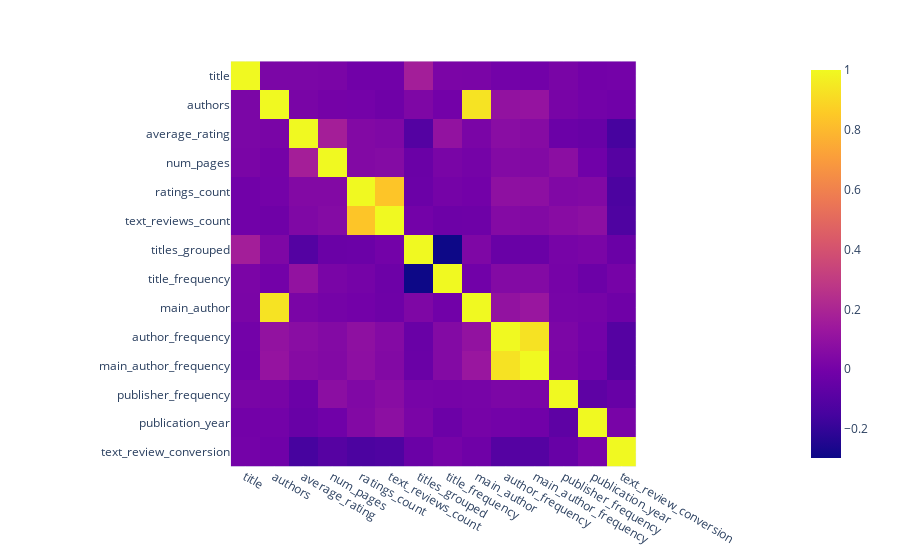

Notebook source saved alongside this figure:
### Code cell
px.imshow(df_numeric.corr())

### Figure 1 — Plotly figure (JSON) as saved in the notebook; plotly's stock layout.template omitted (floating-point values rounded to 4 significant figures; data arrays with more than 128 entries replaced by an {"elided": "..."} marker saying what was removed)
{"data": [{"coloraxis": "coloraxis", "hovertemplate": "x: %{x}<br>y: %{y}<br>color: %{z}<extra></extra>", "name": "0", "type": "heatmap", "x": ["title", "authors", "average_rating", "num_pages", "ratings_count", "text_reviews_count", "titles_grouped", "title_frequency", "main_author", "author_frequency", "main_author_frequency", "publisher_frequency", "publication_year", "text_review_conversion"], "xaxis": "x", "y": ["title", "authors", "average_rating", "num_pages", "ratings_count", "text_reviews_count", "titles_grouped", "title_frequency", "main_author", "author_frequency", "main_author_frequency", "publisher_frequency", "publication_year", "text_review_conversion"], "yaxis": "y", "z": {"elided": "14x14 float values"}}], "layout": {"coloraxis": {"colorscale": [[0, "#0d0887"], [0.1111, "#46039f"], [0.2222, "#7201a8"], [0.3333, "#9c179e"], [0.4444, "#bd3786"], [0.5556, "#d8576b"], [0.6667, "#ed7953"], [0.7778, "#fb9f3a"], [0.8889, "#fdca26"], [1, "#f0f921"]]}, "margin": {"t": 60}, "xaxis": {"anchor": "y", "constrain": "domain", "domain": [0, 1], "scaleanchor": "y"}, "yaxis": {"anchor": "x", "autorange": "reversed", "constrain": "domain", "domain": [0, 1]}}}
